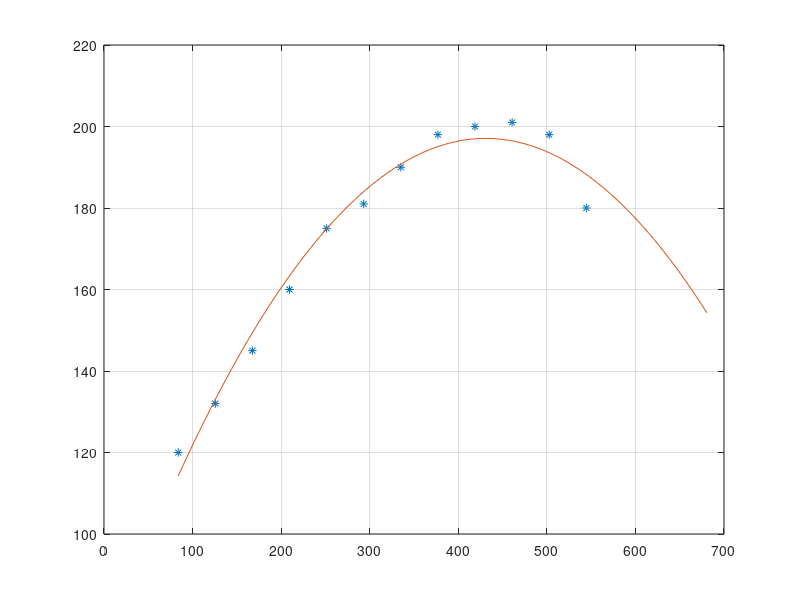
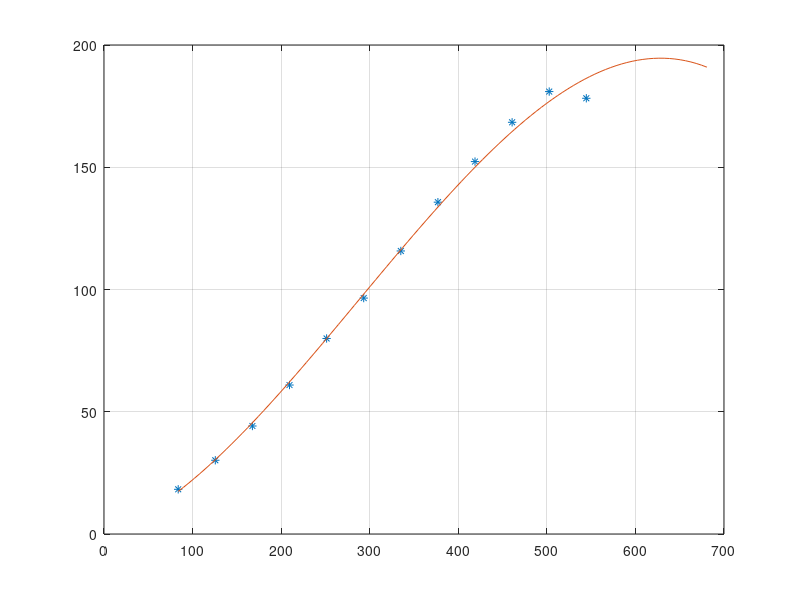
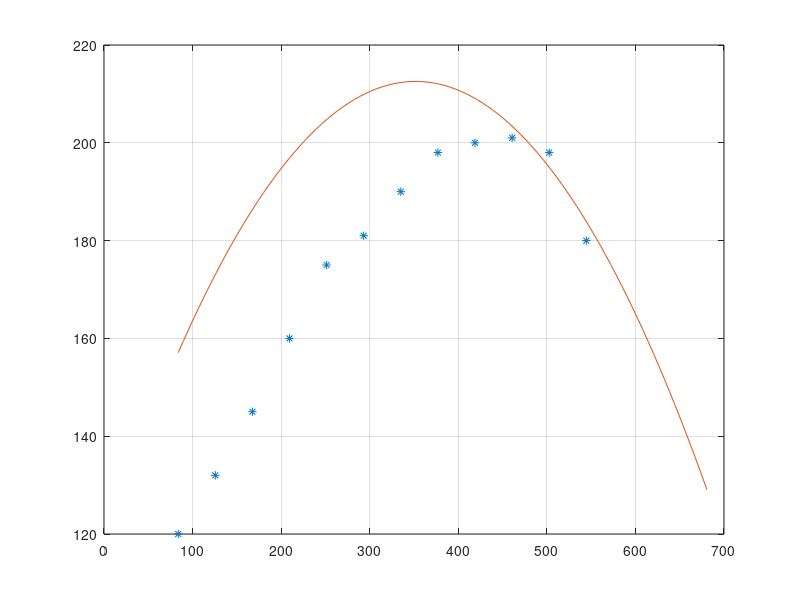
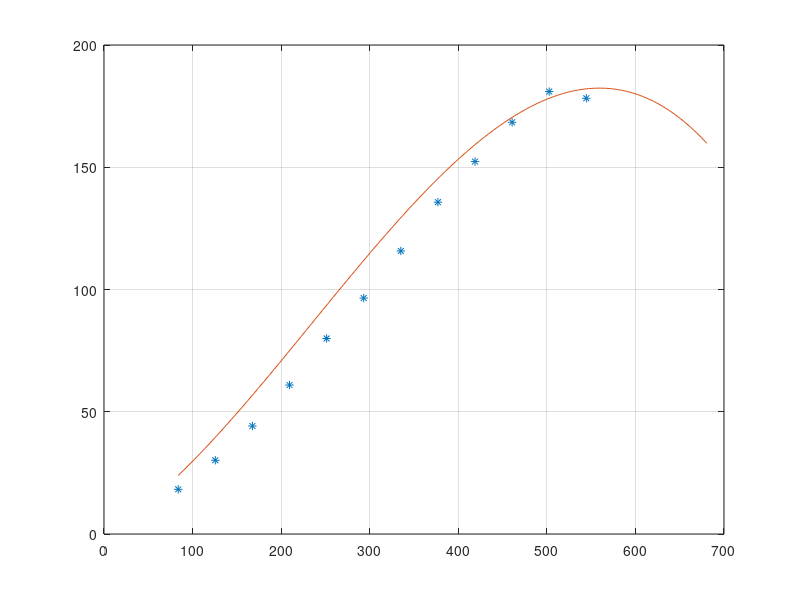

Here is the MATLAB script that generated these plots, in order:
%Gillespie Data Page32
clear  all
format short e
format compact
rpm2rds=2*pi/60;

omega_data= [800 1200 1600 2000 2400 2800 3200 3600 4000 4400 4800 5200]*rpm2rds;
torque_data=[120 132  145  160  175  181 190  198  200  201  198  180];
power_data=omega_data.*torque_data;
omega_max_power=4800*rpm2rds
power_max=180*5200*rpm2rds;
power_max_hp=power_max/550
omega_max_torque=4400*rpm2rds
torque_max=201

torque_coeff=polyfit(omega_data,torque_data,2)


P1=0.6*power_max/omega_max_power;
P2=1.4*power_max/omega_max_power^2;
P3=-power_max/omega_max_power^3;
P0=0.0;
torque_coeff_a=[P3,P2,P1]
power_coeff_a=[P3,P2,P1,P0]

p=polyder(torque_coeff);
temp=roots(p);
omega_max_torque=temp(1)
torque_max_1=polyval(torque_coeff,omega_max_torque)

p=polyder([torque_coeff,0]);
temp=roots(p);
omega_max_power_1=temp(1)
power_max_1_hp=polyval([torque_coeff,0],omega_max_power_1)/550

p=polyder(torque_coeff_a)
temp=roots(p);
omega_max_torque_a=roots(1)
torque_max_a=polyval(torque_coeff_a,omega_max_torque_a)


p=polyder(power_coeff_a);
temp=roots(p);
omega_max_power_a=temp(1)
max_power_a_hp=polyval(power_coeff_a,omega_max_power_a)/550


omega=linspace(800,6500)*rpm2rds;

figure(1)
plot(omega_data, torque_data,'*',omega,polyval(torque_coeff,omega))
grid
figure(2)
plot(omega_data,power_data/550,'*',omega,polyval(torque_coeff,omega).*omega/550)
grid

figure(3)
plot(omega_data,torque_data,'*',omega,polyval(torque_coeff_a,omega))
grid
figure(4)
plot(omega_data,power_data/550,'*',omega,polyval(power_coeff_a,omega)/550)
grid